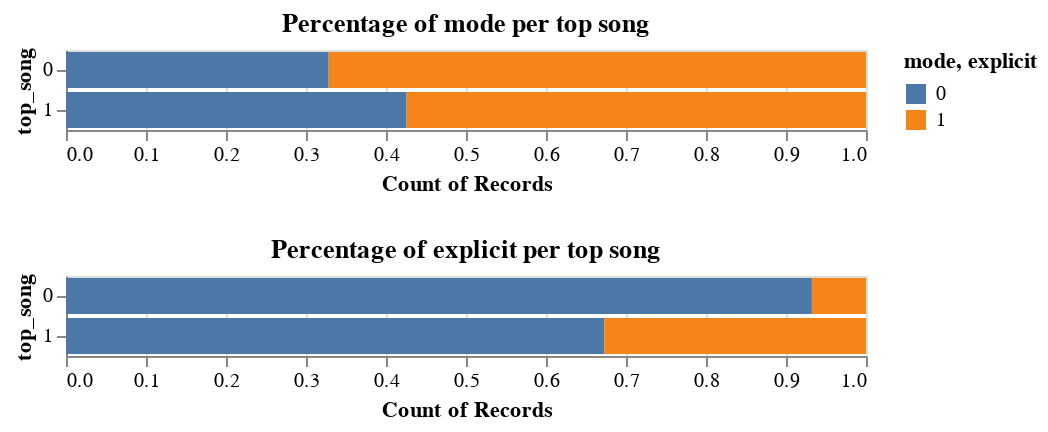

The cell this chart's notebook holds for it:
### Markdown cell above
Top song classification analysis

### Code cell
# Stacked bar plots for categories mode and explicit in relation to top songs
mode = alt.Chart(df_merged).mark_bar().encode(
    x=alt.X('count(mode)', stack="normalize"),
    y='top_song',
    color='mode'
)
mode.title = 'Percentage of mode per top song'

explicit = alt.Chart(df_merged).mark_bar().encode(
    x=alt.X('count(explicit)', stack="normalize"),
    y='top_song',
    color='explicit'
)
explicit.title = 'Percentage of explicit per top song'

chart = alt.vconcat(mode, explicit)

chart

### Figure 1 — Vega specification as saved in the notebook (floating-point values rounded to 4 significant figures)
{"$schema": "https://vega.github.io/schema/vega/v5.json", "data": [{"name": "source_0"}, {"name": "data_0", "values": [{"__count_end": 1.0, "__count_start": 0.3282, "mode": 1, "top_song": 0}, {"__count_end": 0.3282, "__count_start": 0.0, "mode": 0, "top_song": 0}, {"__count_end": 1.0, "__count_start": 0.4254, "mode": 1, "top_song": 1}, {"__count_end": 0.4254, "__count_start": 0.0, "mode": 0, "top_song": 1}]}, {"name": "data_1", "values": [{"__count_end": 0.9324, "__count_start": 0.0, "explicit": 0, "top_song": 0}, {"__count_end": 1.0, "__count_start": 0.9324, "explicit": 1, "top_song": 0}, {"__count_end": 0.6727, "__count_start": 0.0, "explicit": 0, "top_song": 1}, {"__count_end": 1.0, "__count_start": 0.6727, "explicit": 1, "top_song": 1}]}, {"name": "data_0_color_domain_mode_0", "values": [{"mode": 1}, {"mode": 0}]}, {"name": "data_1_color_domain_explicit_1", "values": [{"explicit": 0}, {"explicit": 1}]}, {"name": "data_0_concat_0_y_domain_top_song", "values": [{"top_song": 0}, {"top_song": 1}]}, {"name": "data_1_concat_1_y_domain_top_song", "values": [{"top_song": 0}, {"top_song": 1}]}], "signals": [{"name": "concat_0_y_step", "value": 20}, {"name": "concat_0_height", "update": "bandspace(domain('concat_0_y').length, 0.1, 0.05) * concat_0_y_step"}, {"name": "concat_1_y_step", "value": 20}, {"name": "concat_1_height", "update": "bandspace(domain('concat_1_y').length, 0.1, 0.05) * concat_1_y_step"}], "marks": [{"type": "group", "name": "concat_0_group", "encode": {"update": {"width": {"signal": "width"}, "height": {"signal": "concat_0_height"}}}, "marks": [{"type": "rect", "name": "concat_0_marks", "from": {"data": "data_0"}, "encode": {"update": {"x2": {"field": "__count_start", "scale": "concat_0_x"}, "y": {"field": "top_song", "scale": "concat_0_y"}, "ariaRoleDescription": {"value": "bar"}, "description": {"signal": "\"mode: \" + (isValid(datum[\"mode\"]) ? datum[\"mode\"] : \"\"+datum[\"mode\"]) + \"; Count of Records: \" + (format(datum[\"__count_end\"]-datum[\"__count_start\"], \"\")) + \"; top_song: \" + (isValid(datum[\"top_song\"]) ? datum[\"top_song\"] : \"\"+datum[\"top_song\"])"}, "height": {"scale": "concat_0_y", "band": 1}, "fill": {"field": "mode", "scale": "color"}, "x": {"field": "__count_end", "scale": "concat_0_x"}}}, "style": ["bar"]}], "axes": [{"scale": "concat_0_x", "orient": "bottom", "minExtent": 0, "ticks": false, "zindex": 0, "tickCount": {"signal": "ceil(width/40)"}, "domain": false, "grid": true, "gridScale": "concat_0_y", "maxExtent": 0, "labels": false, "aria": false}, {"scale": "concat_0_x", "labelOverlap": true, "tickCount": {"signal": "ceil(width/40)"}, "labelFlush": true, "orient": "bottom", "title": "Count of Records", "grid": false, "zindex": 0}, {"scale": "concat_0_y", "orient": "left", "grid": false, "title": "top_song", "zindex": 0}], "title": {"text": "Percentage of mode per top song", "frame": "group"}, "style": "cell"}, {"type": "group", "name": "concat_1_group", "encode": {"update": {"width": {"signal": "width"}, "height": {"signal": "concat_1_height"}}}, "marks": [{"type": "rect", "name": "concat_1_marks", "from": {"data": "data_1"}, "encode": {"update": {"x2": {"field": "__count_start", "scale": "concat_1_x"}, "y": {"field": "top_song", "scale": "concat_1_y"}, "x": {"field": "__count_end", "scale": "concat_1_x"}, "fill": {"field": "explicit", "scale": "color"}, "ariaRoleDescription": {"value": "bar"}, "height": {"scale": "concat_1_y", "band": 1}, "description": {"signal": "\"explicit: \" + (isValid(datum[\"explicit\"]) ? datum[\"explicit\"] : \"\"+datum[\"explicit\"]) + \"; Count of Records: \" + (format(datum[\"__count_end\"]-datum[\"__count_start\"], \"\")) + \"; top_song: \" + (isValid(datum[\"top_song\"]) ? datum[\"top_song\"] : \"\"+datum[\"top_song\"])"}}}, "style": ["bar"]}], "axes": [{"scale": "concat_1_x", "zindex": 0, "domain": false, "orient": "bottom", "gridScale": "concat_1_y", "aria": false, "maxExtent": 0, "labels": false, "tickCount": {"signal": "ceil(width/40)"}, "minExtent": 0, "ticks": false, "grid": true}, {"scale": "concat_1_x", "tickCount": {"signal": "ceil(width/40)"}, "orient": "bottom", "zindex": 0, "title": "Count of Records", "labelOverlap": true, "labelFlush": true, "grid": false}, {"scale": "concat_1_y", "title": "top_song", "zindex": 0, "grid": false, "orient": "left"}], "title": {"text": "Percentage of explicit per top song", "frame": "group"}, "style": "cell"}], "scales": [{"name": "color", "type": "ordinal", "domain": {"fields": [{"data": "data_0_color_domain_mode_0", "field": "mode"}, {"data": "data_1_color_domain_explicit_1", "field": "explicit"}], "sort": true}, "range": "category"}, {"name": "concat_0_x", "type": "linear", "domain": [0, 1], "range": [0, {"signal": "width"}], "zero": true, "nice": true}, {"name": "concat_0_y", "type": "band", "domain": {"data": "data_0_concat_0_y_domain_top_song", "field": "top_song", "sort": true}, "range": {"step": {"signal": "concat_0_y_step"}}, "paddingOuter": 0.05, "paddingInner": 0.1}, {"name": "concat_1_x", "type": "linear", "domain": [0, 1], "range": [0, {"signal": "width"}], "nice": true, "zero": true}, {"name": "concat_1_y", "type": "band", "domain": {"data": "data_1_concat_1_y_domain_top_song", "field": "top_song", "sort": true}, "range": {"step": {"signal": "concat_1_y_step"}}, "paddingOuter": 0.05, "paddingInner": 0.1}], "legends": [{"fill": "color", "symbolType": "square", "title": "mode, explicit"}], "width": 400, "background": "white", "padding": 5, "layout": {"padding": 20, "columns": 1, "bounds": "full", "align": "each"}}
